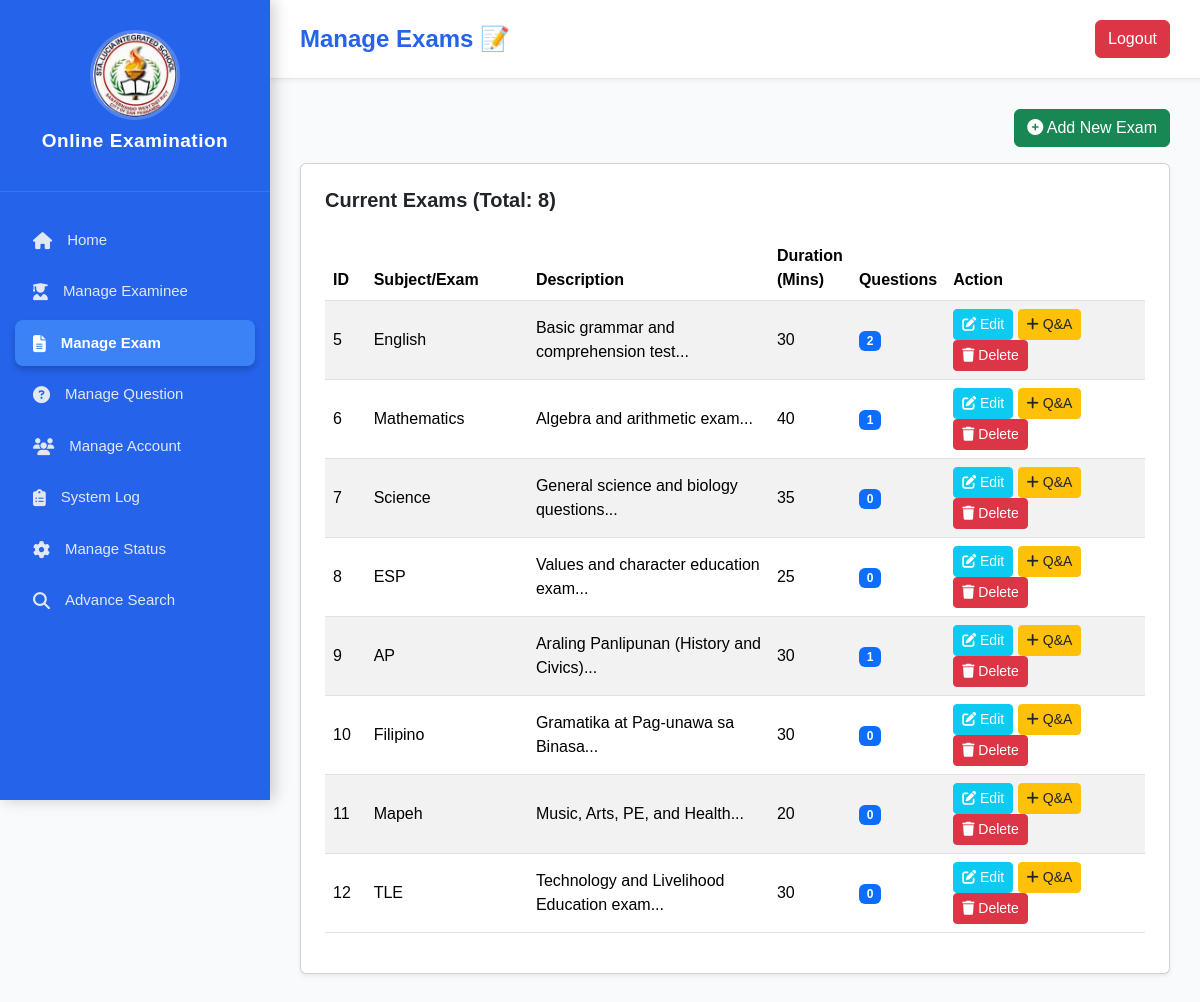
Page /admin/manage_exam.php (signed in) on the committed database.
### tables this page shows
CREATE TABLE `exams` (
  `id` int(11) NOT NULL,
  `subject` varchar(100) NOT NULL,
  `description` text NOT NULL,
  `time_limit` int(11) NOT NULL COMMENT 'in minutes',
  `is_active` tinyint(1) NOT NULL DEFAULT 1,
  `date_created` timestamp NOT NULL DEFAULT current_timestamp()
);

### admin/manage_exam.php (the view, shortened to what this page needs)
<?php
include(__DIR__ . '/../includes/config.php');
$sql_fetch = "
    SELECT
        e.id,
        e.subject,
        e.description,
        e.time_limit,
        e.date_created,
        COUNT(q.id) AS total_questions
    FROM
        exams e
    LEFT JOIN
        questions q ON e.id = q.exam_id
    GROUP BY
        e.id
    ORDER BY
        e.date_created DESC
";
$query_fetch = $dbh->query($sql_fetch);
$exams = $query_fetch->fetchAll(PDO::FETCH_ASSOC);
?>
<!DOCTYPE html>
<html lang="en">
<head>
<link href="https://cdn.jsdelivr.net/npm/bootstrap@5.3.3/dist/css/bootstrap.min.css" rel="stylesheet">
<link href="https://cdnjs.cloudflare.com/ajax/libs/font-awesome/6.5.0/css/all.min.css" rel="stylesheet">
</head>
<body>
<div class="sidebar">
    <div class="logo">
        <img src="../images/OIP (22).jpg" alt="School Logo">
        <h4>Online Examination</h4>
    </div>
    <ul>
        <li><a href="dashboard.php"><i class="fa fa-home"></i>Home</a></li>
        <li><a href="manage_examinee.php"><i class="fa fa-user-graduate"></i>Manage Examinee</a></li>
        <li><a href="manage_exam.php" class="active"><i class="fa fa-file-alt"></i>Manage Exam</a></li>
        <li><a href="manage_question.php"><i class="fa fa-question-circle"></i>Manage Question</a></li>
        <li><a href="manage_account.php"><i class="fa fa-users"></i>Manage Account</a></li>
        <li><a href="system_log.php"><i class="fa fa-clipboard-list"></i>System Log</a></li>
        <li><a href="manage_status.php"><i class="fa fa-cog"></i>Manage Status</a></li>
        <li><a href="advance_search.php"><i class="fa fa-search"></i>Advance Search</a></li>
    </ul>
</div>
<div class="main-content">
    <div class="header">
        <div>
            <h3>Manage Exams 📝</h3>
        </div>
        <a href="../logout.php" class="btn btn-danger">Logout</a>
    </div>
    <div class="d-flex justify-content-end mb-3">
        <button class="btn btn-success" data-bs-toggle="modal" data-bs-target="#examModal" onclick="clearModal()">
            <i class="fa fa-plus-circle"></i> Add New Exam
        </button>
    </div>
    <div class="card p-4 shadow-sm">
        <h5 class="fw-bold mb-4">Current Exams (Total: <?php echo count($exams); ?>)</h5>
        <?php if (count($exams) > 0): ?>
            <div class="table-responsive">
                <table class="table table-striped table-hover align-middle">
                    <thead>
                        <tr>
                            <th style="width: 5%;">ID</th>
                            <th style="width: 20%;">Subject/Exam</th>
                            <th style="width: 30%;">Description</th>
                            <th style="width: 10%;">Duration (Mins)</th>
                            <th style="width: 10%;">Questions</th>
                            <th style="width: 25%;">Action</th>
                        </tr>
                    </thead>
                    <tbody>
                        <?php foreach ($exams as $exam): ?>
                            <tr>
                                <td><?php echo htmlspecialchars($exam['id']); ?></td>
                                <td><?php echo htmlspecialchars($exam['subject']); ?></td>
                                <td><?php echo htmlspecialchars(substr($exam['description'], 0, 50)) . '...'; ?></td>
                                <td><?php echo htmlspecialchars($exam['time_limit']); ?></td>
                                <td>
                                    <span class="badge bg-primary">
                                        <?php echo htmlspecialchars($exam['total_questions']); ?>
                                    </span>
                                </td>
                                <td class="action-buttons">
                                    <button class="btn btn-sm btn-info text-white"
                                            data-bs-toggle="modal"
                                            data-bs-target="#examModal"
                                            onclick="editExam(<?php echo htmlspecialchars(json_encode($exam)); ?>)">
                                        <i class="fa fa-edit"></i> Edit
                                    </button>
                                    <a href="manage_question.php?exam_id=<?php echo $exam['id']; ?>" class="btn btn-sm btn-warning text-dark">
                                        <i class="fa fa-plus"></i> Q&A
                                    </a>
                                    <a href="manage_exam.php?action=delete&id=<?php echo $exam['id']; ?>"
                                       class="btn btn-sm btn-danger"
                                       onclick="return confirm('WARNING: Are you sure you want to delete this exam? This cannot be undone if there are no questions attached.')">
                                        <i class="fa fa-trash"></i> Delete
                                    </a>
                                </td>
                            </tr>
                        <?php endforeach; ?>
                    </tbody>
                </table>
            </div>
        <?php else: ?>
            <div class="alert alert-warning text-center">No exams have been created yet. Click 'Add New Exam' to begin.</div>
        <?php endif; ?>
    </div>
</div>
</body>
</html>

### admin/manage_exam.php (style rules this page uses)
:root { --primary-color: #3b82f6; --secondary-color: #14b8a6; --blue-sidebar: #2563eb; --link-hover-bg: rgba(255, 255, 255, 0.15); }
body { font-family: 'Poppins', sans-serif; background-color: #f8fafc; margin: 0; }
.sidebar { width: 270px; height: 100vh; background-color: var(--blue-sidebar); color: white; position: fixed; top: 0; left: 0; box-shadow: 4px 0 15px rgba(0, 0, 0, 0.2); }
.sidebar .logo { text-align: center; padding: 30px 15px; border-bottom: 1px solid rgba(255, 255, 255, 0.1); }
.sidebar .logo img { width: 90px; height: 90px; border-radius: 50%; margin-bottom: 10px; object-fit: cover; border: 3px solid rgba(255,255,255,0.2); }
.sidebar h4 { font-weight: 700; font-size: 19px; color: #fff; letter-spacing: 0.5px; }
.sidebar ul { list-style: none; padding: 20px 0; margin: 0; }
.sidebar ul li { margin: 5px 15px; }
.sidebar ul li a { display: flex; align-items: center; padding: 12px 18px; color: #e2e8f0; text-decoration: none; border-radius: 8px; transition: 0.3s ease; font-size: 15px; border-left: 0px solid transparent; }
.sidebar ul li a i { margin-right: 15px; font-size: 17px; }
.sidebar ul li a.active { background-color: var(--primary-color); color: #fff; box-shadow: 0 4px 6px rgba(0,0,0,0.2); font-weight: 600; }
.main-content { margin-left: 270px; padding: 30px; }
.header { background: white; padding: 20px 30px; margin: -30px -30px 30px -30px; border-bottom: 1px solid #e2e8f0; display: flex; justify-content: space-between; align-items: center; box-shadow: 0 2px 4px rgba(0, 0, 0, 0.05); }
.header h3 { font-weight: 700; color: var(--blue-sidebar); margin: 0; font-size: 24px; }
.table thead { background-color: var(--blue-sidebar); color: white; }
.action-buttons a { margin-right: 5px; }

### rows in the picture
exams: id "5", subject "English", description "Basic grammar and comprehension test", time_limit "30", total_questions "2"
exams: id "6", subject "Mathematics", description "Algebra and arithmetic exam", time_limit "40", total_questions "1"
exams: id "7", subject "Science", description "General science and biology questions", time_limit "35", total_questions "0"
exams: id "8", subject "ESP", description "Values and character education exam", time_limit "25", total_questions "0"
exams: id "9", subject "AP", description "Araling Panlipunan (History and Civics)", time_limit "30", total_questions "1"
exams: id "10", subject "Filipino", description "Gramatika at Pag-unawa sa Binasa", time_limit "30", total_questions "0"
exams: id "11", subject "Mapeh", description "Music, Arts, PE, and Health", time_limit "20", total_questions "0"
exams: id "12", subject "TLE", description "Technology and Livelihood Education exam", time_limit "30", total_questions "0"

### other values in the picture
count($exams) "8"
